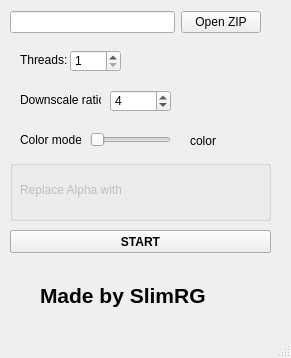
<?xml version="1.0" encoding="UTF-8"?>
<ui version="4.0">
 <class>MainWindow</class>
 <widget class="QMainWindow" name="MainWindow">
  <property name="geometry">
   <rect>
    <x>0</x>
    <y>0</y>
    <width>291</width>
    <height>358</height>
   </rect>
  </property>
  <property name="windowTitle">
   <string>MainWindow</string>
  </property>
  <widget class="QWidget" name="centralwidget">
   <widget class="QLabel" name="label">
    <property name="geometry">
     <rect>
      <x>40</x>
      <y>280</y>
      <width>171</width>
      <height>31</height>
     </rect>
    </property>
    <property name="text">
     <string>&lt;html&gt;&lt;head/&gt;&lt;body&gt;&lt;p&gt;&lt;span style=&quot; font-size:16pt; font-weight:600;&quot;&gt;Made by SlimRG&lt;/span&gt;&lt;/p&gt;&lt;/body&gt;&lt;/html&gt;</string>
    </property>
   </widget>
   <widget class="QSpinBox" name="spinBox">
    <property name="geometry">
     <rect>
      <x>70</x>
      <y>50</y>
      <width>51</width>
      <height>22</height>
     </rect>
    </property>
    <property name="minimum">
     <number>1</number>
    </property>
   </widget>
   <widget class="QLabel" name="label_2">
    <property name="geometry">
     <rect>
      <x>20</x>
      <y>50</y>
      <width>47</width>
      <height>21</height>
     </rect>
    </property>
    <property name="text">
     <string>&lt;html&gt;&lt;head/&gt;&lt;body&gt;&lt;p&gt;Threads:&lt;/p&gt;&lt;/body&gt;&lt;/html&gt;</string>
    </property>
   </widget>
   <widget class="QLabel" name="label_3">
    <property name="geometry">
     <rect>
      <x>20</x>
      <y>90</y>
      <width>81</width>
      <height>21</height>
     </rect>
    </property>
    <property name="text">
     <string>&lt;html&gt;&lt;head/&gt;&lt;body&gt;&lt;p&gt;Downscale ratio:&lt;/p&gt;&lt;/body&gt;&lt;/html&gt;</string>
    </property>
   </widget>
   <widget class="QSpinBox" name="spinBox_2">
    <property name="geometry">
     <rect>
      <x>110</x>
      <y>90</y>
      <width>61</width>
      <height>22</height>
     </rect>
    </property>
    <property name="minimum">
     <number>1</number>
    </property>
    <property name="maximum">
     <number>500</number>
    </property>
    <property name="value">
     <number>4</number>
    </property>
   </widget>
   <widget class="QSlider" name="horizontalSlider">
    <property name="geometry">
     <rect>
      <x>90</x>
      <y>130</y>
      <width>81</width>
      <height>20</height>
     </rect>
    </property>
    <property name="maximum">
     <number>4</number>
    </property>
    <property name="pageStep">
     <number>1</number>
    </property>
    <property name="orientation">
     <enum>Qt::Horizontal</enum>
    </property>
   </widget>
   <widget class="QLabel" name="label_4">
    <property name="geometry">
     <rect>
      <x>20</x>
      <y>130</y>
      <width>61</width>
      <height>21</height>
     </rect>
    </property>
    <property name="text">
     <string>&lt;html&gt;&lt;head/&gt;&lt;body&gt;&lt;p&gt;Color mode:&lt;/p&gt;&lt;/body&gt;&lt;/html&gt;</string>
    </property>
   </widget>
   <widget class="QLabel" name="label_5">
    <property name="geometry">
     <rect>
      <x>190</x>
      <y>130</y>
      <width>101</width>
      <height>21</height>
     </rect>
    </property>
    <property name="text">
     <string>color</string>
    </property>
   </widget>
   <widget class="QProgressBar" name="progressBar">
    <property name="geometry">
     <rect>
      <x>10</x>
      <y>230</y>
      <width>261</width>
      <height>23</height>
     </rect>
    </property>
    <property name="value">
     <number>0</number>
    </property>
    <property name="textVisible">
     <bool>false</bool>
    </property>
   </widget>
   <widget class="QWidget" name="layoutWidget">
    <property name="geometry">
     <rect>
      <x>10</x>
      <y>10</y>
      <width>251</width>
      <height>25</height>
     </rect>
    </property>
    <layout class="QHBoxLayout" name="horizontalLayout">
     <item>
      <widget class="QLineEdit" name="lineEdit">
       <property name="readOnly">
        <bool>false</bool>
       </property>
      </widget>
     </item>
     <item>
      <widget class="QPushButton" name="pushButton">
       <property name="text">
        <string>Open ZIP</string>
       </property>
      </widget>
     </item>
    </layout>
   </widget>
   <widget class="QGroupBox" name="groupBox">
    <property name="enabled">
     <bool>false</bool>
    </property>
    <property name="geometry">
     <rect>
      <x>10</x>
      <y>160</y>
      <width>261</width>
      <height>61</height>
     </rect>
    </property>
    <property name="title">
     <string/>
    </property>
    <widget class="QLabel" name="label_6">
     <property name="geometry">
      <rect>
       <x>10</x>
       <y>20</y>
       <width>101</width>
       <height>21</height>
      </rect>
     </property>
     <property name="text">
      <string>&lt;html&gt;&lt;head/&gt;&lt;body&gt;&lt;p&gt;Replace Alpha with:&lt;/p&gt;&lt;/body&gt;&lt;/html&gt;</string>
     </property>
    </widget>
    <widget class="QPushButton" name="pushButton_2">
     <property name="geometry">
      <rect>
       <x>120000</x>
       <y>20</y>
       <width>41</width>
       <height>23</height>
      </rect>
     </property>
     <property name="autoFillBackground">
      <bool>false</bool>
     </property>
     <property name="styleSheet">
      <string notr="true">background-color: rgb(255, 0, 255);</string>
     </property>
     <property name="text">
      <string/>
     </property>
    </widget>
   </widget>
   <widget class="QPushButton" name="pushButton_3">
    <property name="geometry">
     <rect>
      <x>10</x>
      <y>230</y>
      <width>261</width>
      <height>23</height>
     </rect>
    </property>
    <property name="font">
     <font>
      <weight>75</weight>
      <bold>true</bold>
     </font>
    </property>
    <property name="text">
     <string>START</string>
    </property>
   </widget>
  </widget>
  <widget class="QStatusBar" name="statusbar"/>
 </widget>
 <resources/>
 <connections/>
</ui>
